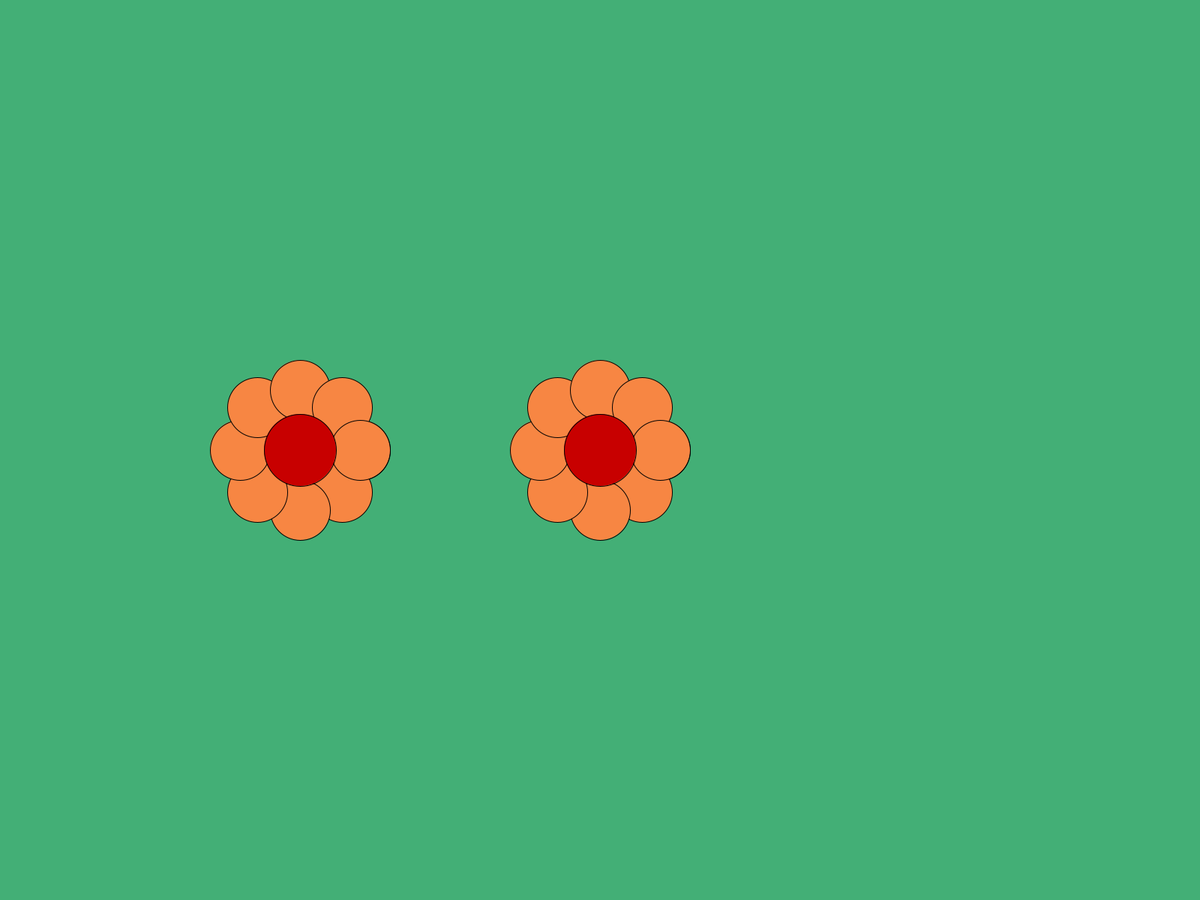
Frame 1 (no input)
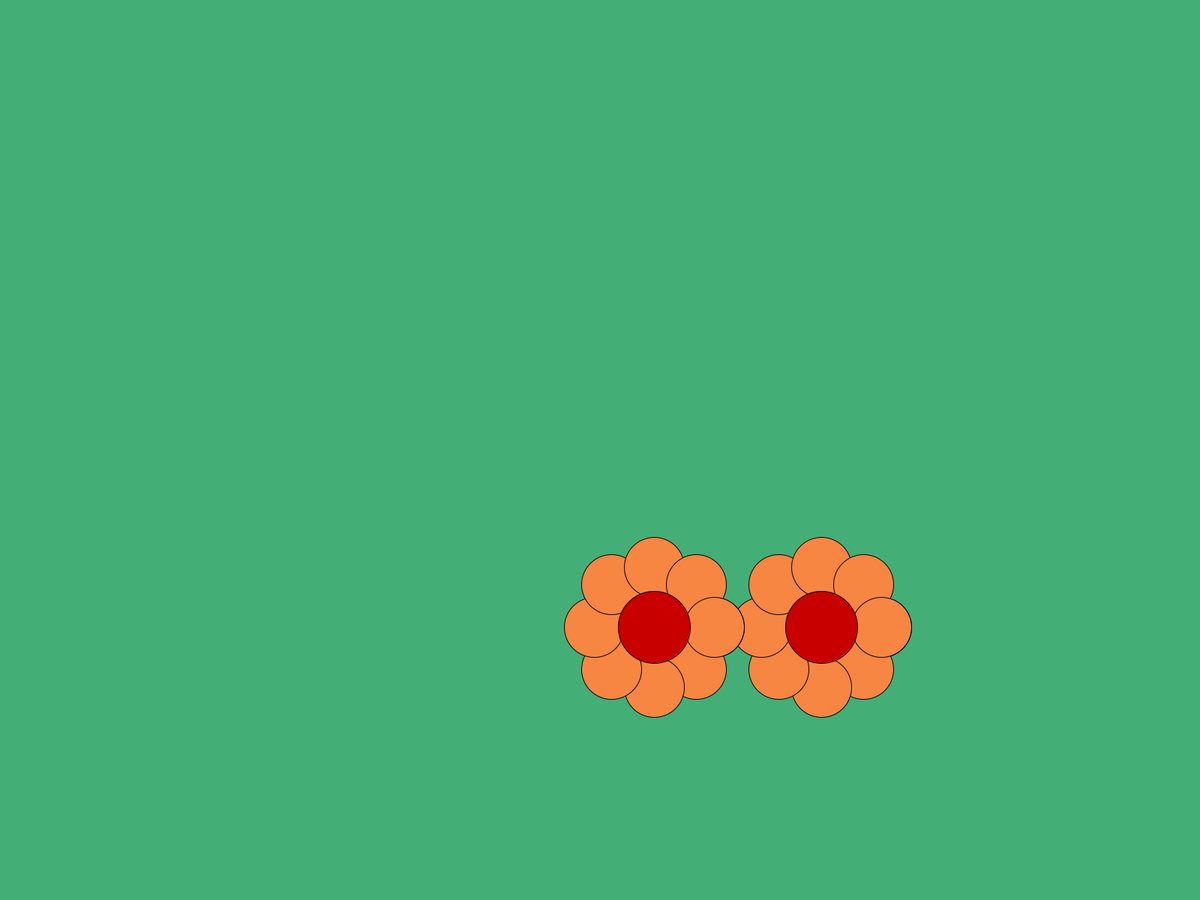
Frame 60 (the mouse pressed at the canvas centre just before this capture)
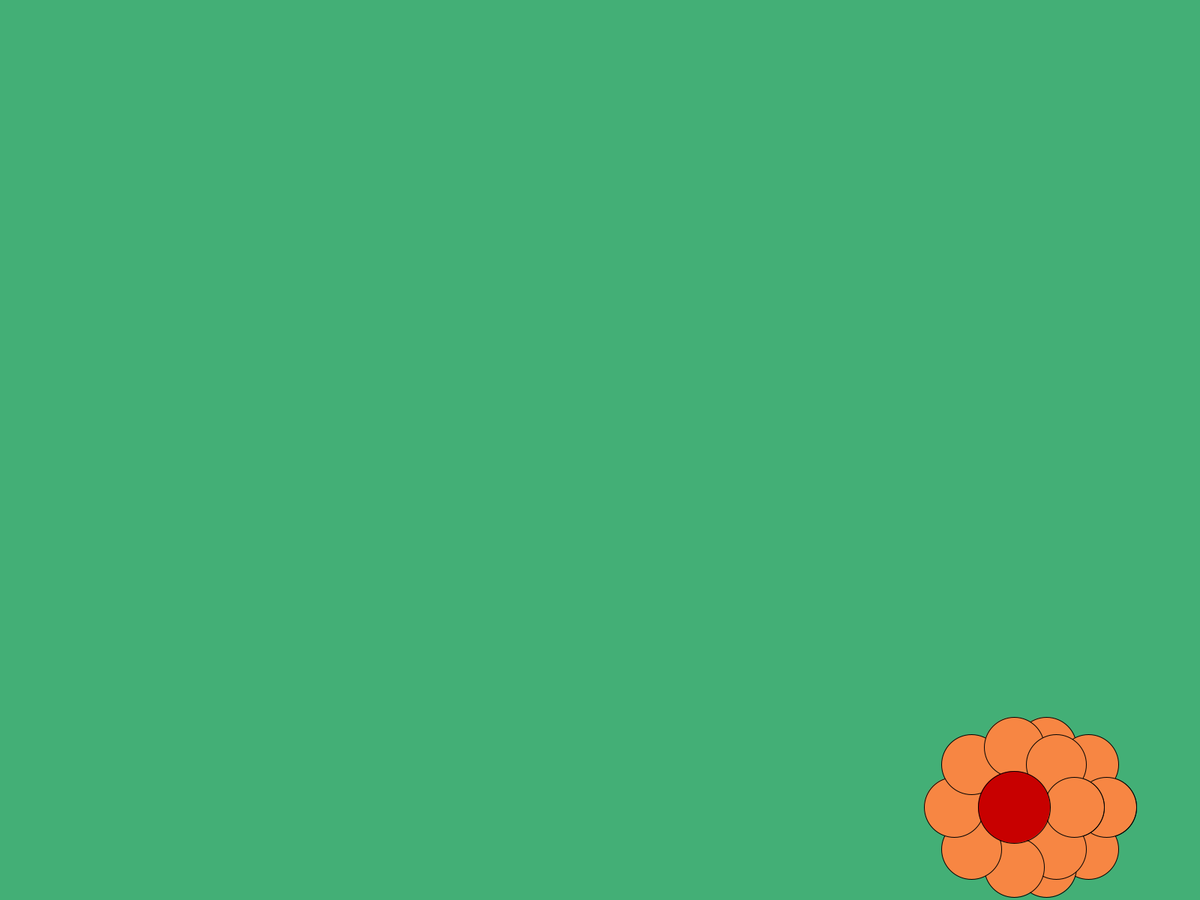
Frame 120 (the mouse held since frame 60 and released just before this capture)

The Processing sketch that drew these frames (run headless with seeded random() and noise(); from frame 60 on, the mouse is pressed at the canvas centre):

// Processing sketch: flowerObject_2
// ── flowerObject_2.pde
Flower myFlower;  // the first instance of the Flower class
Flower myFlower2;

void setup() {
  //size(1000, 1000);
  fullScreen();
  // background(#43AF76);

  int _r1= width/20;
  int _petals=8;
  float _x=width/2;
  float _y=height/2;
  float _x2=width/4;
  float _y2=height/2;
  int _pc=#F78643;
  float _moveX2=width/200;
  float _moveY2=height/300;
  float _moveX=width/300;
  float _moveY=height/250;
  myFlower = new Flower(_r1, _petals, _x, _y, _pc, _moveX, _moveY);
  myFlower2 = new Flower (_r1, _petals, _x2, _y2, _pc, _moveX2, _moveY2);
}

void draw() {
  background(#43AF76);
  myFlower.display();
  myFlower2.display();
}

// ── FlowerClass.pde
class Flower {

  // Variables

  float r;       // radius of the flower petal
  int n_petals;  // number of petals 
  float x;       // x-position of the center of the flower
  float y;       // y-position of the center of the flower
  int petalColor;//hexadecimal number for the color of petals
  float moveX;
  float moveY;

  Flower(float temp_r, int temp_n_petals, float temp_x, float temp_y, int temp_petalColor, float temp_moveX, float temp_moveY) {
    r=temp_r;
    n_petals = temp_n_petals;
    x=temp_x;
    y=temp_y;
    petalColor=temp_petalColor;
    moveX=temp_moveX;
    moveY=temp_moveY;
  }

  void display () {

    float ballX;
    float ballY;

    fill(petalColor);
    for (float i=0; i<PI*2; i+=2*PI/n_petals) {
      ballX=x + r*cos(i);
      ballY=y + r*sin(i);
      ellipse(ballX, ballY, r, r);
    }
    fill(200, 0, 0);
    ellipse(x, y, r*1.2, r*1.2);
    x=x+moveX;
    y=y+moveY;
    if (x>width || x<0) {
      moveX=moveX*-1;
    }
    if (y>height || y<0)
      moveY=moveY*-1;
  }
}
